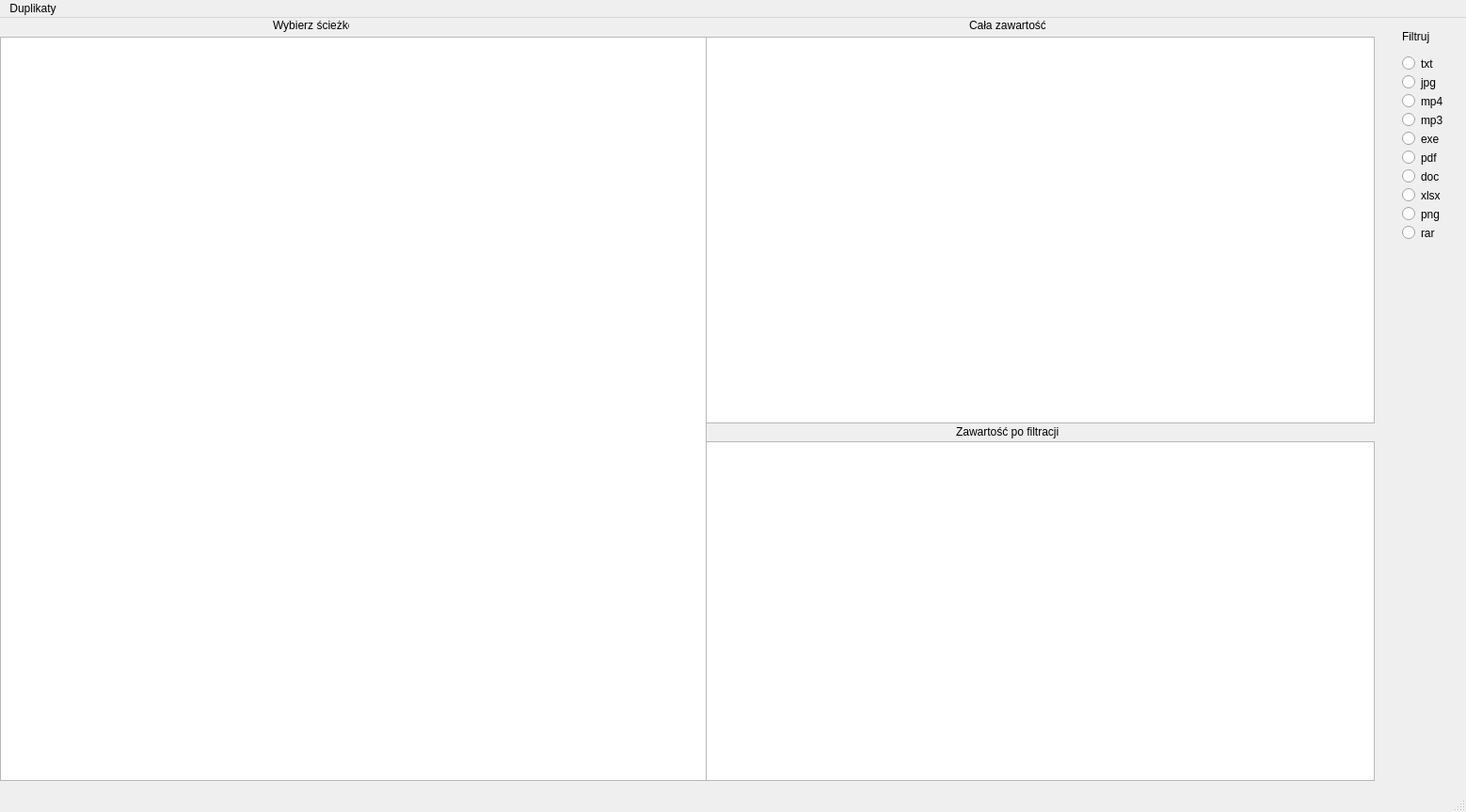
<?xml version="1.0" encoding="UTF-8"?>
<ui version="4.0">
 <class>MainWindow</class>
 <widget class="QMainWindow" name="MainWindow">
  <property name="geometry">
   <rect>
    <x>0</x>
    <y>0</y>
    <width>1558</width>
    <height>863</height>
   </rect>
  </property>
  <property name="windowTitle">
   <string>Yellow menager</string>
  </property>
  <widget class="QWidget" name="centralwidget">
   <widget class="QTableView" name="tableView">
    <property name="geometry">
     <rect>
      <x>750</x>
      <y>20</y>
      <width>711</width>
      <height>411</height>
     </rect>
    </property>
    <property name="sortingEnabled">
     <bool>true</bool>
    </property>
    <attribute name="horizontalHeaderDefaultSectionSize">
     <number>180</number>
    </attribute>
   </widget>
   <widget class="QTableView" name="tableView_2">
    <property name="geometry">
     <rect>
      <x>750</x>
      <y>450</y>
      <width>711</width>
      <height>361</height>
     </rect>
    </property>
    <property name="sortingEnabled">
     <bool>true</bool>
    </property>
    <attribute name="horizontalHeaderDefaultSectionSize">
     <number>180</number>
    </attribute>
   </widget>
   <widget class="QRadioButton" name="radioButton">
    <property name="geometry">
     <rect>
      <x>1490</x>
      <y>40</y>
      <width>82</width>
      <height>17</height>
     </rect>
    </property>
    <property name="text">
     <string>txt</string>
    </property>
   </widget>
   <widget class="QRadioButton" name="radioButton_2">
    <property name="geometry">
     <rect>
      <x>1490</x>
      <y>60</y>
      <width>82</width>
      <height>17</height>
     </rect>
    </property>
    <property name="text">
     <string>jpg</string>
    </property>
   </widget>
   <widget class="QRadioButton" name="radioButton_11">
    <property name="geometry">
     <rect>
      <x>1490</x>
      <y>80</y>
      <width>82</width>
      <height>17</height>
     </rect>
    </property>
    <property name="text">
     <string>mp4</string>
    </property>
   </widget>
   <widget class="QRadioButton" name="radioButton_4">
    <property name="geometry">
     <rect>
      <x>1490</x>
      <y>120</y>
      <width>82</width>
      <height>17</height>
     </rect>
    </property>
    <property name="text">
     <string>exe</string>
    </property>
   </widget>
   <widget class="QRadioButton" name="radioButton_5">
    <property name="geometry">
     <rect>
      <x>1490</x>
      <y>140</y>
      <width>82</width>
      <height>17</height>
     </rect>
    </property>
    <property name="text">
     <string>pdf</string>
    </property>
   </widget>
   <widget class="QRadioButton" name="radioButton_6">
    <property name="geometry">
     <rect>
      <x>1490</x>
      <y>100</y>
      <width>82</width>
      <height>17</height>
     </rect>
    </property>
    <property name="text">
     <string>mp3</string>
    </property>
   </widget>
   <widget class="QTreeView" name="treeView">
    <property name="geometry">
     <rect>
      <x>0</x>
      <y>20</y>
      <width>751</width>
      <height>791</height>
     </rect>
    </property>
    <property name="lineWidth">
     <number>1</number>
    </property>
    <property name="midLineWidth">
     <number>0</number>
    </property>
    <property name="sizeAdjustPolicy">
     <enum>QAbstractScrollArea::AdjustIgnored</enum>
    </property>
    <property name="autoScroll">
     <bool>true</bool>
    </property>
    <attribute name="headerCascadingSectionResizes">
     <bool>false</bool>
    </attribute>
    <attribute name="headerDefaultSectionSize">
     <number>260</number>
    </attribute>
    <attribute name="headerHighlightSections">
     <bool>false</bool>
    </attribute>
   </widget>
   <widget class="QLabel" name="label">
    <property name="geometry">
     <rect>
      <x>1490</x>
      <y>10</y>
      <width>71</width>
      <height>20</height>
     </rect>
    </property>
    <property name="text">
     <string>Filtruj</string>
    </property>
   </widget>
   <widget class="QLabel" name="label_2">
    <property name="geometry">
     <rect>
      <x>290</x>
      <y>0</y>
      <width>81</width>
      <height>16</height>
     </rect>
    </property>
    <property name="text">
     <string>Wybierz ścieżkę</string>
    </property>
   </widget>
   <widget class="QLabel" name="label_3">
    <property name="geometry">
     <rect>
      <x>1030</x>
      <y>0</y>
      <width>81</width>
      <height>16</height>
     </rect>
    </property>
    <property name="text">
     <string>Cała zawartość</string>
    </property>
   </widget>
   <widget class="QLabel" name="label_4">
    <property name="geometry">
     <rect>
      <x>1016</x>
      <y>430</y>
      <width>111</width>
      <height>20</height>
     </rect>
    </property>
    <property name="text">
     <string>Zawartość po filtracji </string>
    </property>
   </widget>
   <widget class="QRadioButton" name="radioButton_8">
    <property name="geometry">
     <rect>
      <x>1490</x>
      <y>180</y>
      <width>82</width>
      <height>17</height>
     </rect>
    </property>
    <property name="text">
     <string>xlsx</string>
    </property>
   </widget>
   <widget class="QRadioButton" name="radioButton_9">
    <property name="geometry">
     <rect>
      <x>1490</x>
      <y>200</y>
      <width>82</width>
      <height>17</height>
     </rect>
    </property>
    <property name="text">
     <string>png</string>
    </property>
   </widget>
   <widget class="QRadioButton" name="radioButton_10">
    <property name="geometry">
     <rect>
      <x>1490</x>
      <y>220</y>
      <width>82</width>
      <height>17</height>
     </rect>
    </property>
    <property name="text">
     <string>rar</string>
    </property>
   </widget>
   <widget class="QRadioButton" name="radioButton_3">
    <property name="geometry">
     <rect>
      <x>1490</x>
      <y>160</y>
      <width>82</width>
      <height>17</height>
     </rect>
    </property>
    <property name="text">
     <string>doc</string>
    </property>
   </widget>
  </widget>
  <widget class="QMenuBar" name="menubar">
   <property name="geometry">
    <rect>
     <x>0</x>
     <y>0</y>
     <width>1558</width>
     <height>21</height>
    </rect>
   </property>
   <widget class="QMenu" name="menuDuplikaty">
    <property name="title">
     <string>Duplikaty</string>
    </property>
    <addaction name="actionOtworz"/>
   </widget>
   <addaction name="menuDuplikaty"/>
  </widget>
  <widget class="QStatusBar" name="statusbar"/>
  <action name="actionOtworz">
   <property name="text">
    <string>Otworz</string>
   </property>
  </action>
 </widget>
 <resources/>
 <connections/>
</ui>
